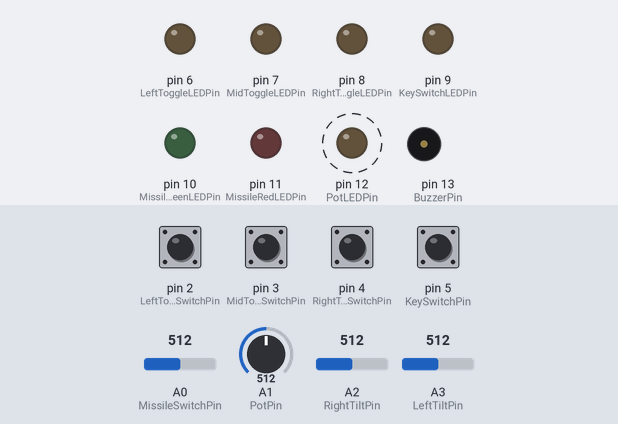
The sketch below on a simulated Arduino Uno, built with avr-gcc and run on an emulated ATmega328P. On the bench: output pins drawn as LEDs (lit = HIGH), buzzer (waves = sounding, pin HIGH). Dashed ring = blinking. The inputs (shaded band) are chosen by the test bench; at power-on: pin 2 (LeftToggleSwitchPin), pin 3 (MidToggleSwitchPin), pin 4 (RightToggleSwitchPin), pin 5 (KeySwitchPin) LOW, A0 (MissileSwitchPin) = 512, A2 (RightTiltPin) = 512, A3 (LeftTiltPin) = 512, A1 (PotPin) = 512.

Above: at 1.8 s.
1.9 s: A0 (MissileSwitchPin) set to 269
5.4 s: A0 (MissileSwitchPin) set to 243
At 6.5 s:
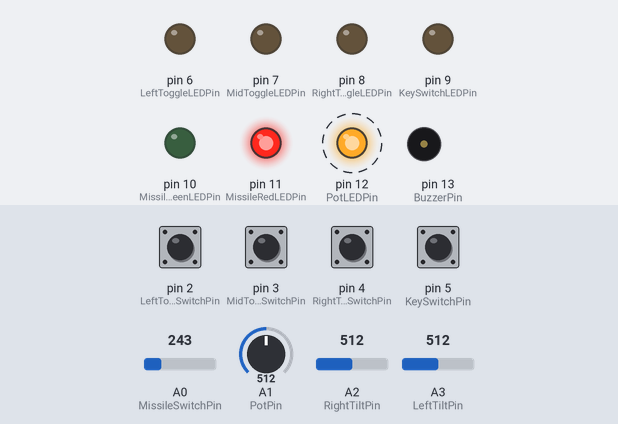
9.5 s: A2 (RightTiltPin) set to 755
13.0 s: A2 (RightTiltPin) set to 782
At 13.7 s:
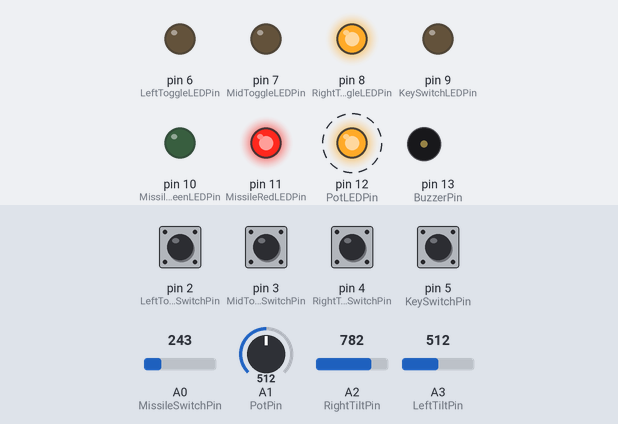
16.8 s: A3 (LeftTiltPin) set to 754
20.3 s: A3 (LeftTiltPin) set to 787
At 20.9 s:
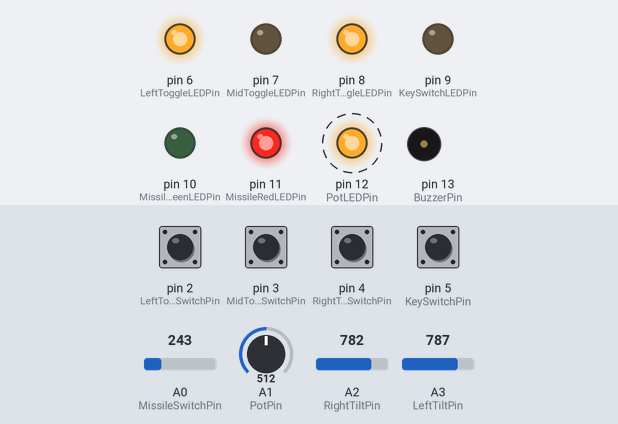
Timing chart, 0 to 25.0 s (numbered marks = the images above; inputs shaded):
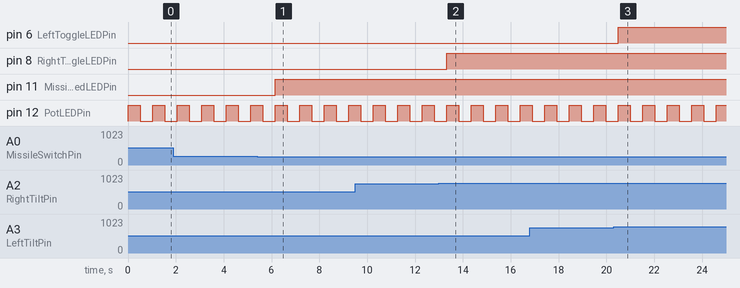

Measured:
- the behaviour switches between 256 and 255 on A0 (MissileSwitchPin) (found by bisection; images 0 and 1)
- the behaviour switches between 768 and 769 on A2 (RightTiltPin) (found by bisection; images 1 and 2)
- the behaviour switches between 768 and 769 on A3 (LeftTiltPin) (found by bisection; images 2 and 3)
- after the input at 5.4 s, pin 11 (MissileRedLEDPin): LOW → HIGH after 0.75 s
- after the input at 13.0 s, pin 8 (RightToggleLEDPin): LOW → HIGH after 0.32 s
- after the input at 20.3 s, pin 6 (LeftToggleLEDPin): LOW → HIGH after 0.19 s
- by itself, pin 12 (PotLEDPin): alternates HIGH for 0.51 s and LOW for 0.51 s

The sketch:

ToggleTest.ino
```cpp
#define FS5 740
#define D5  587
#define B5  988
#define E5  659
#define GS5 831
#define A5  880

int melody[] = {
  FS5, FS5, D5, B5, B5, E5, E5, E5, GS5, GS5, A5, B5
};

int noteDurations[] = {
  8, 8, 4, 4, 4, 4, 4, 4, 8, 8, 8, 8
};
const int LeftToggleSwitchPin = 2;
int LeftToggleSwitchState = 0;
const int LeftToggleLEDPin = 6;

const int MidToggleSwitchPin = 3;
int MidToggleSwitchState = 0;
const int MidToggleLEDPin = 7;

const int RightToggleSwitchPin = 4;
int RightToggleSwitchState = 0;
const int RightToggleLEDPin = 8;

const int KeySwitchPin = 5;
int KeySwitchState = 0;
const int KeySwitchLEDPin = 9;

const int MissileSwitchPin = A0;
int MissileSwitchState = 0;
const int MissileGreenLEDPin = 10;
const int MissileRedLEDPin = 11;

const int PotPin = 1;
int PotValue = 0;
const int PotLEDPin = 12;

const int BuzzerPin = 13;

const int LeftTiltPin = 3;
int LeftTiltState = 0;

const int RightTiltPin = 2;
int RightTiltState = 0;

void setup()
{
  // put your setup code here, to run once:
     pinMode(LeftToggleLEDPin, OUTPUT);

     pinMode(MidToggleLEDPin, OUTPUT);

     pinMode(RightToggleLEDPin, OUTPUT);

     pinMode(KeySwitchLEDPin, OUTPUT);

     pinMode(MissileGreenLEDPin, OUTPUT);

     pinMode(MissileRedLEDPin, OUTPUT);

     pinMode(PotLEDPin, OUTPUT);

     pinMode(BuzzerPin, OUTPUT);
}

void loop()
{
  // put your main code here, to run repeatedly:
    LeftToggleSwitchState = digitalRead(LeftToggleSwitchPin);
    MidToggleSwitchState = digitalRead(MidToggleSwitchPin);
    RightToggleSwitchState = digitalRead(RightToggleSwitchPin);
    KeySwitchState = digitalRead(KeySwitchPin);
    MissileSwitchState = analogRead(MissileSwitchPin);
    PotValue = analogRead(PotPin);
    LeftTiltState = analogRead(LeftTiltPin);
    RightTiltState = analogRead(RightTiltPin);

    for (int thisNote = 0; thisNote < 12; thisNote++) {

    // to calculate the note duration, take one second
    // divided by the note type.
    //e.g. quarter note = 1000 / 4, eighth note = 1000/8, etc.
    int noteDuration = 1000 / noteDurations[thisNote];
    //tone(BuzzerPin, melody[thisNote], noteDuration);

    // to distinguish the notes, set a minimum time between them.
    // the note's duration + 30% seems to work well:
    int pauseBetweenNotes = noteDuration * 1.30;
    //delay(pauseBetweenNotes);
    // stop the tone playing:
    //noTone(BuzzerPin);
  }

    if(LeftToggleSwitchState == HIGH)
    {
        //digitalWrite(LeftToggleLEDPin, HIGH);
    }else
    {
        //digitalWrite(LeftToggleLEDPin, LOW);
    }

    if(MidToggleSwitchState == HIGH)
    {
        digitalWrite(MidToggleLEDPin, HIGH);
    }else
    {
        digitalWrite(MidToggleLEDPin, LOW);
    }

    if(RightToggleSwitchState == HIGH)
    {
        //digitalWrite(RightToggleLEDPin, HIGH);
    }else
    {
        //digitalWrite(RightToggleLEDPin, LOW);
    }

    if(KeySwitchState == HIGH)
    {
        digitalWrite(KeySwitchLEDPin, HIGH);
    }else
    {
        digitalWrite(KeySwitchLEDPin, LOW);
    }
    if(MissileSwitchState < 256)
    {
      digitalWrite(MissileRedLEDPin, HIGH);
      digitalWrite(MissileGreenLEDPin, LOW);
    }else if(MissileSwitchState < 768)
    {
      digitalWrite(MissileRedLEDPin, LOW);
      digitalWrite(MissileGreenLEDPin, LOW);
    }
    else
    {
      digitalWrite(MissileRedLEDPin, LOW);
      digitalWrite(MissileGreenLEDPin, HIGH);
    }
    if(LeftTiltState > 768)
    {
      digitalWrite(LeftToggleLEDPin, HIGH);
    }else
    {
      digitalWrite(LeftToggleLEDPin, LOW);
    }
    if(RightTiltState > 768)
    {
      digitalWrite(RightToggleLEDPin, HIGH);
    }else
    {
      digitalWrite(RightToggleLEDPin, LOW);
    }

    digitalWrite(PotLEDPin, HIGH);
    delay(1024 - PotValue);
    digitalWrite(PotLEDPin, LOW);
    delay(1024 - PotValue);

}
```
